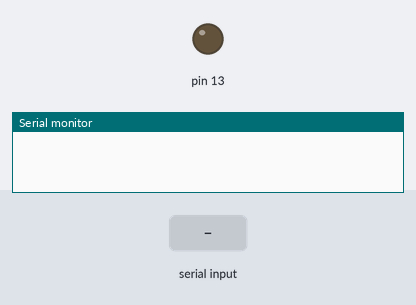
A sketch run on a simulated Arduino Uno, built with avr-gcc and run on an emulated ATmega328P. Shown: output pins drawn as LEDs (lit = HIGH), the last lines printed to the serial monitor. Dashed ring = blinking. Inputs (shaded band) come from the test bench.

Above: at 1.2 s.
1.3 s: "90,45\n" received over Serial
At 1.7 s:
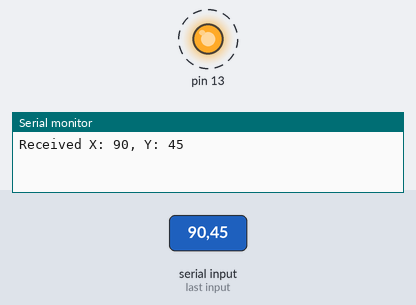
Timing chart, 0 to 10.3 s (numbered marks = the images above; inputs shaded):
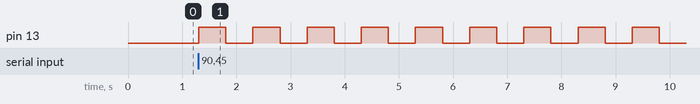

Measured:
- after the input at 1.3 s, pin 13: alternates HIGH for 0.50 s and LOW for 0.50 s, starting at once

The sketch:

sketch_SerialCommTest.ino
```cpp
int data = 0;

void setup() {
    Serial.begin(9600); // Start serial communication
    while (!Serial) {}  // Wait for serial connection (only necessary for some boards)
    pinMode(13, OUTPUT);
}

void loop() {
    if (Serial.available() > 0) {
        String data = Serial.readStringUntil('\n');  // Read incoming data until newline
        int commaIndex = data.indexOf(',');

        if (commaIndex > 0) {  // Ensure valid data
            int x = data.substring(0, commaIndex).toInt();
            int y = data.substring(commaIndex + 1).toInt();

            Serial.print("Received X: ");
            Serial.print(x);
            Serial.print(", Y: ");
            Serial.println(y);

            for (int i = 0; i < x; i++) {
                digitalWrite(13, HIGH);
                delay(500);
                digitalWrite(13, LOW);
                delay(500);
            }

        }

    }
}
```
